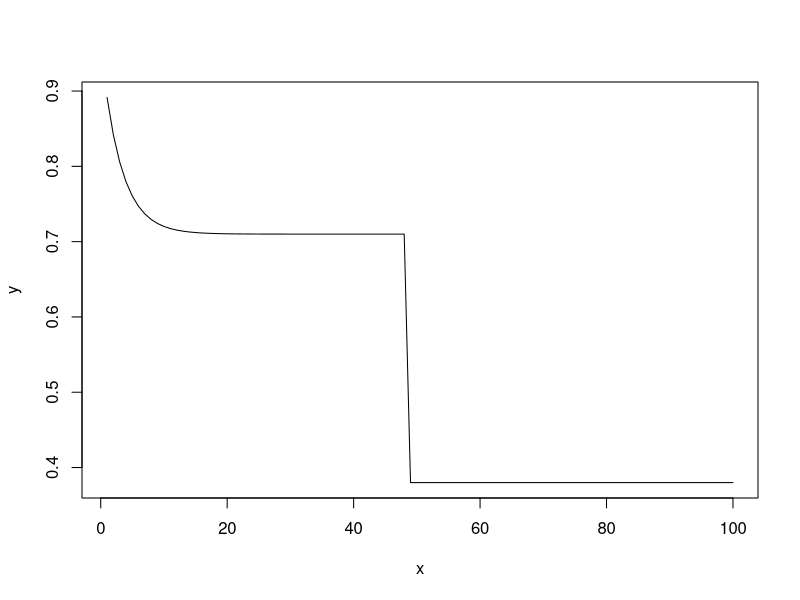
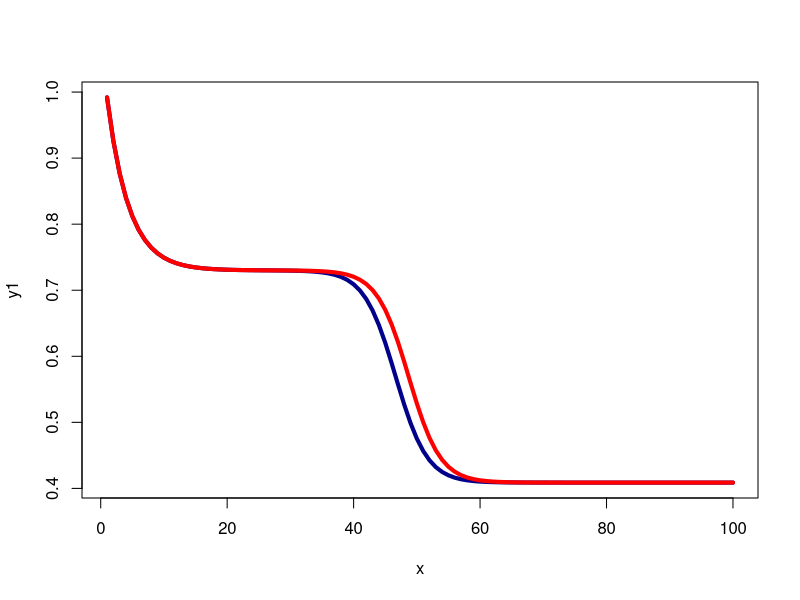
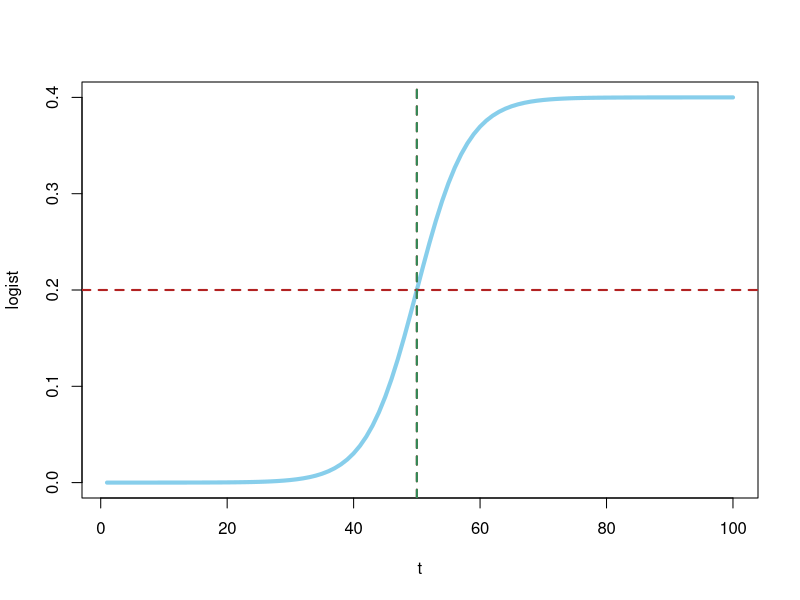
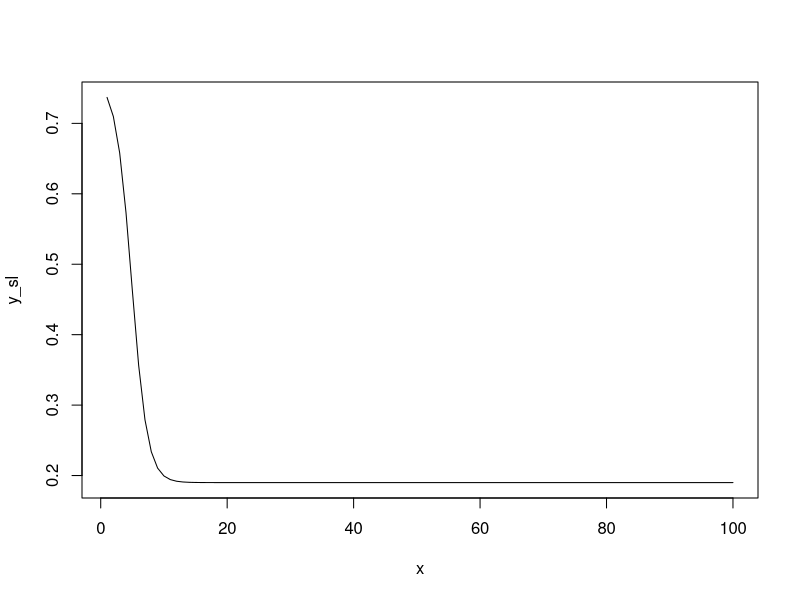

Source code (R) for these figures, in order:
x <- seq_len(100)
Vn <- 0.71
En <- 0.25
An <- 0.32
H <- 48.12
Vl <- 0.38
El <- 0.17
Al <- 0.33

y <- c( (Vn + En*exp(-An*x[x<=H])), (Vl + El*exp(-Al*x[x>H])) )

plot(x, y, type = "l")




V <- 0.73
E <- 0.35
A <- 0.29
D <- 0.44
L <- 0.4
H <- 48.70

y1 <- (V + E*exp(-A*x)) * (1 - 1/( (1/D) + exp(-L*(x-H))))
y2 <- (V + E*exp(-A*x)) * (1 - D/( 1 + exp(-L*(x-H))))
plot(x, y1, type = "l", lwd = 4, col = "darkblue")
  lines(x, y2, type = "l", lwd = 4, col = "red")


A <- 1
K <- 2
B <- .25
nu <- 1
Q <- 1/.4
M <- 50
C <- .4

t <- seq_len(100)
logist <- ( (1/C) + 1/C * exp( -B*(t-M) ) )^(-1/nu)
plot(t, logist, type = "l", lwd = 4, col = "skyblue")
  abline(h = 0.5*C^(1/nu), lty = "dashed", lwd = 2, col = "firebrick")
  # abline(h = (Q+1)^(1/Q), lty = "dotted", lwd = 2, col = "gold")
  abline(v = M, lty = "dashed", lwd = 2, col = "firebrick")
  abline(v = t[which.min(abs(logist - 0.5*C^(1/nu)))], lty = "dashed", lwd = 2, col = "seagreen4")









r <- 0.8
tau <- 50
delta <- 0.5
alpha <- 0.19
beta <- 0.56

y_sl <- alpha + beta * ( (tau + 1)/(tau + exp(r * x)) )
plot(x, y_sl, type = "l")
